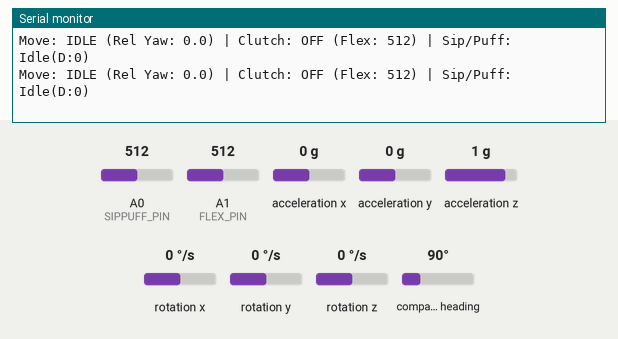
This sketch was run on a simulated Arduino Leonardo, built with avr-gcc and run on an emulated ATmega32U4. Shown: the last lines printed to the serial monitor. The test bench sets the inputs (shaded band); at power-on: A1 (FLEX_PIN) = 512, A0 (SIPPUFF_PIN) = 512, acceleration x 0 g, acceleration y 0 g, acceleration z 1 g, rotation x 0 °/s, rotation y 0 °/s, rotation z 0 °/s, compass heading 90°. USB keyboard and mouse output is not drawn.

Above: at 8.7 s.
8.8 s: A1 (FLEX_PIN) set to 686
At 9.9 s:
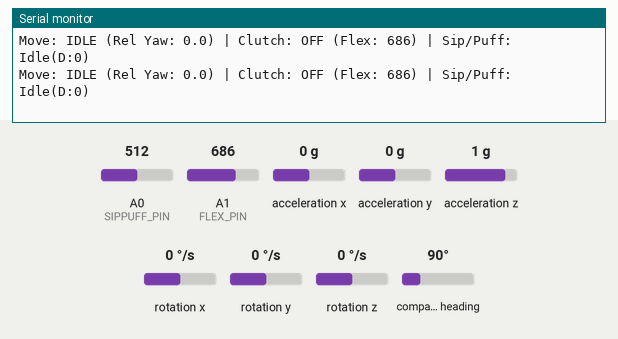
10.3 s: A1 (FLEX_PIN) set to 709
At 10.9 s:
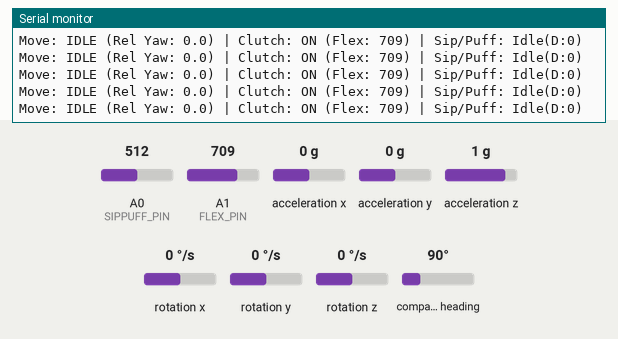
14.1 s: A0 (SIPPUFF_PIN) set to 555
At 14.8 s:
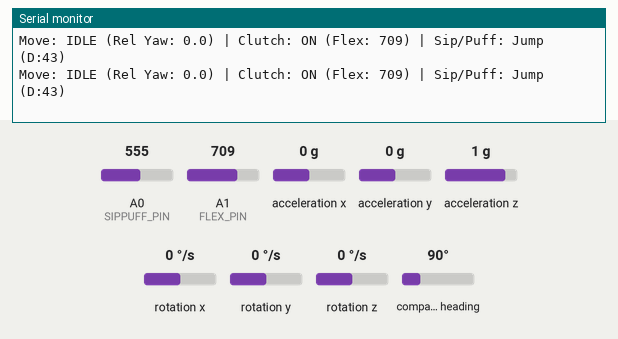
15.6 s: A0 (SIPPUFF_PIN) set to 526
At 16.4 s:
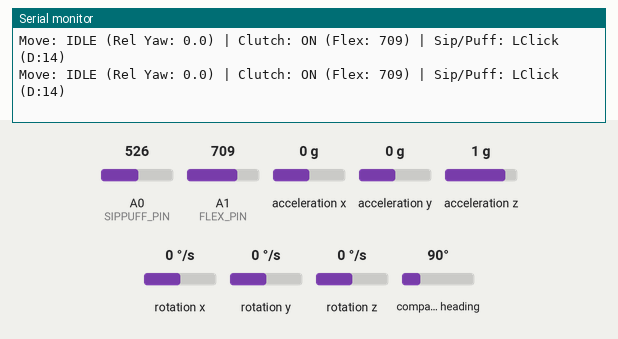

Measured:
- the behaviour switches between 700 and 701 on A1 (FLEX_PIN) (found by bisection; images 1 and 2)
- the behaviour switches between 543 and 542 on A0 (SIPPUFF_PIN) (found by bisection; images 3 and 4)
- after the input at 8.8 s, the serial monitor: prints a new line at once (image 1)
- after the input at 10.3 s, the serial monitor: prints a new line at once (image 2)
- after the input at 14.1 s, the serial monitor: prints a new line at once (image 3)
- after the input at 15.6 s, the serial monitor: prints a new line at once (image 4)

The sketch:

4.BNO_final.ino
```cpp
/*
 * BNO055 + Sip & Puff Complete Controller
 * Version: 10.1 (SipPuff Logic Fix & Debug Output)
 * Description:
 * 1. (FIX) Corrected Soft Puff threshold, eliminating the logical gap (3~7).
 * 2. (FIX) Increased Soft Puff evaluation period (EVALUATION_PERIOD) to 100ms for stability.
 * 3. (NEW) Uncommented all Serial.print lines in the loop() for full debugging.
 *
 * Code Integrated by: Code Companion
 */

#include <Wire.h>
#include <Adafruit_Sensor.h>
#include <Adafruit_BNO055.h>
#include <utility/imumaths.h>
#include <Keyboard.h>
#include <Mouse.h>

// Using I2C address 0x29
Adafruit_BNO055 bno = Adafruit_BNO055(55, 0x29);

// --- Tweakable Parameters ---
// -- BNO055 Movement Control (based on Yaw - Euler X) --
const int YAW_WALK_THRESHOLD = 10;   // Degrees of left turn (Negative Yaw) to start walking
const int YAW_SPRINT_THRESHOLD = 15; // Degrees of left turn (Negative Yaw) to start sprinting
const int YAW_BACKUP_THRESHOLD = 10; // Degrees of right turn (Positive Yaw) to start backing up

// -- BNO055 Mouse Clutch Control (FlexiForce Sensor) --
const int FLEX_PIN = A1; // FlexiForce pin for mouse clutch
int FLEX_CLUTCH_THRESHOLD = 700;
float mouseMultiplierX = 1.2;
float GYRO_DEADZONE = 0.2;
const int MAX_MOUSE_SPEED_PER_FRAME = 25;

// -- (NEW) Sip & Puff Control (MPX5050 Sensor) --
const int SIPPUFF_PIN = A0;             // MPX5050 pressure sensor pin
const int HARD_PUFF_THRESHOLD = 30;   // Threshold for Hard Puff (Space Bar)
const int SOFT_PUFF_THRESHOLD = 5;    // (*** FIX ***) Threshold for Soft Puff (Left Click)
const int SIP_THRESHOLD = -5;         // Threshold for Sip (Right Click)
const int NEUTRAL_DEADZONE = 5;       // (*** FIX ***) Deadzone for Sip/Puff reset
const int EVALUATION_PERIOD = 10;     // (*** ADJUST ***) 10*10ms = 100ms evaluation time

// --- State Tracking ---
// BNO055 States
struct KeyStates {
  bool w = false, s = false, left_ctrl = false;
};
KeyStates keyStates;
float neutralYawOffset = 0.0;

// (NEW) Sip & Puff States
int sipPuffBaseline = 0;
bool sipActionTaken = false; // Only for the discrete Sip action
bool isLeftClickHeld = false;
bool isJumpHeld = false;
bool isEvaluatingPuff = false;
int puffMeasurementCounter = 0;


// --- Helper Functions ---
// (This function is now used for BNO's W, S, Ctrl)
void handleKeyPress(uint8_t key, bool shouldBePressed, bool &isPressed) {
  if (shouldBePressed && !isPressed) {
    Keyboard.press(key); isPressed = true;
  } else if (!shouldBePressed && isPressed) {
    Keyboard.release(key); isPressed = false;
  }
}

void setup() {
  Serial.begin(115200);

  // --- 1. BNO055 Initialization ---
  if (!bno.begin()) {
    Serial.print("Ooops, no BNO055 detected...");
    while (1);
  }
  Serial.println("BNO055 Found!");
  bno.setExtCrystalUse(true);


  // --- 2. BNO055 Full Sensor Calibration ---
  Serial.println("--- Full Sensor Calibration ---");
  Serial.println("Please pick up the sensor and draw figure-8s in the air");
  Serial.println("until all calibration statuses reach 3.");


  uint8_t sys = 0, gyro = 0, accel = 0, mag = 0;
  while (sys != 3) {
    bno.getCalibration(&sys, &gyro, &accel, &mag);

    Serial.print("Calibration Status: ");
    Serial.print("System(SYS):"); Serial.print(sys, DEC);
    Serial.print(" Gyro(G):"); Serial.print(gyro, DEC);
    Serial.print(" Accel(A):"); Serial.print(accel, DEC);
    Serial.print(" Mag(M):"); Serial.println(mag, DEC);
    delay(100);
  }
  Serial.println("\n--- Full Calibration Complete! ---");


  // --- 3. Initialize Keyboard and Mouse ---
  Keyboard.begin();
  Mouse.begin();


  // --- 4. (NEW) Calibrate Sip & Puff Pressure Sensor ---
  Serial.println("Calibrating pressure sensor (Sip/Puff)... Do not sip or puff.");
  long pressureSum = 0;
  for (int i = 0; i < 500; i++) {
    pressureSum += analogRead(SIPPUFF_PIN);
    delay(2);
  }
  sipPuffBaseline = pressureSum / 500;
  Serial.print("Sip/Puff Calibration Complete. Baseline: ");
  Serial.println(sipPuffBaseline);


  // --- 5. Calibrate "Neutral Yaw" ---
  Serial.println("Calibrating 'Neutral Yaw'... Please point the sensor forward.");
  delay(2000);

  sensors_event_t orientationData;
  float yawSum = 0;
  int calibrationSamples = 50;
  for (int i = 0; i < calibrationSamples; i++) {
     bno.getEvent(&orientationData, Adafruit_BNO055::VECTOR_EULER);
     yawSum += orientationData.orientation.x;
     delay(10);
  }
  neutralYawOffset = yawSum / calibrationSamples;
  while (neutralYawOffset >= 360) neutralYawOffset -= 360;
  while (neutralYawOffset < 0) neutralYawOffset += 360;

  Serial.print("Neutral Yaw Offset Calculated: ");
  Serial.println(neutralYawOffset);
  Serial.println("BNO055 + SipPuff Controller Ready.");
}

// BNO055 function to calculate the shortest angle difference
float calculateAngleDifference(float currentAngle, float targetAngle) {
  float diff = currentAngle - targetAngle;
  while (diff <= -180) diff += 360;
  while (diff > 180) diff -= 360;
  return diff;
}

void loop() {
  // Read BNO Calibration Status
  uint8_t sys = 0, gyro = 0, accel = 0, mag = 0;
  bno.getCalibration(&sys, &gyro, &accel, &mag);

  // --- (NEW) Sip & Puff Logic (Always runs at the top of the loop) ---
  int currentSipPuffPressure = analogRead(SIPPUFF_PIN);
  int sipPuffDelta = currentSipPuffPressure - sipPuffBaseline;

  // Define Sip/Puff states (using corrected thresholds)
  bool sipPuff_isNeutral = abs(sipPuffDelta) < NEUTRAL_DEADZONE;
  bool sipPuff_isHardPuff = sipPuffDelta > HARD_PUFF_THRESHOLD;
  bool sipPuff_isSip = sipPuffDelta < SIP_THRESHOLD;
  bool sipPuff_isSoftPuffRange = (sipPuffDelta > SOFT_PUFF_THRESHOLD) && (sipPuffDelta <= HARD_PUFF_THRESHOLD);

  // Sip/Puff Part 1: Handle Neutral State
  if (sipPuff_isNeutral) {
    if (sipActionTaken) { sipActionTaken = false; }
    if (isLeftClickHeld) { Mouse.release(MOUSE_LEFT); isLeftClickHeld = false; }
    if (isJumpHeld) { Keyboard.release(' '); isJumpHeld = false; }
    isEvaluatingPuff = false; puffMeasurementCounter = 0;
  }
  // Sip/Puff Part 2: Handle Sip (Discrete Action)
  else if (sipPuff_isSip && !sipActionTaken) {
    Mouse.click(MOUSE_RIGHT);
    sipActionTaken = true; // Lock until returned to neutral
    isEvaluatingPuff = false; puffMeasurementCounter = 0;
    if (isLeftClickHeld) { Mouse.release(MOUSE_LEFT); isLeftClickHeld = false; }
    if (isJumpHeld) { Keyboard.release(' '); isJumpHeld = false; }
  }
  // Sip/Puff Part 3: Handle Puffing (Continuous Actions) - Only if Sip is not active
  else if (!sipActionTaken) {
    if (sipPuff_isHardPuff) { // Priority 1: Hard Puff
      if (!isJumpHeld) {
        Keyboard.press(' '); isJumpHeld = true;
      }
      isEvaluatingPuff = false; puffMeasurementCounter = 0;
      if (isLeftClickHeld) { Mouse.release(MOUSE_LEFT); isLeftClickHeld = false; }
    }
    else if (sipPuff_isSoftPuffRange) { // Priority 2: Soft Puff
      if (isJumpHeld) { Keyboard.release(' '); isJumpHeld = false; }
      if (isLeftClickHeld) { /* Keep holding */ }
      else if (!isEvaluatingPuff) {
        isEvaluatingPuff = true; puffMeasurementCounter = 0;
      }
      else { // Evaluating
        puffMeasurementCounter++;
        if (puffMeasurementCounter >= EVALUATION_PERIOD) {
          Mouse.press(MOUSE_LEFT); isLeftClickHeld = true;
          isEvaluatingPuff = false;
        }
      }
    }
    else { // Priority 3: Outside action zones (but not neutral or sip)
           // (This block should now be avoided due to corrected thresholds)
      if (isLeftClickHeld) { Mouse.release(MOUSE_LEFT); isLeftClickHeld = false; }
      if (isJumpHeld) { Keyboard.release(' '); isJumpHeld = false; }
      if (isEvaluatingPuff) { isEvaluatingPuff = false; puffMeasurementCounter = 0; }
    }
  }
  // --- Sip & Puff Logic END ---


  // --- BNO055 Logic (Executes based on calibration status) ---
  // --- BNO055 邏輯 (根據校準狀態執行) ---
if (gyro == 3 && accel == 3) {

    // --- BNO055 Core Logic ---
    sensors_event_t orientationData;
    bno.getEvent(&orientationData, Adafruit_BNO055::VECTOR_EULER);

    // --- BNO055 Keyboard Movement Control (Yaw-based) ---
    float rawYaw = orientationData.orientation.x;
    float relativeYaw = calculateAngleDifference(rawYaw, neutralYawOffset);

    bool should_w_be_pressed = false;
    bool should_s_be_pressed = false;
    bool should_ctrl_be_pressed = false;
    String moveState = "IDLE";

    // --- Inverted Yaw Mapping ---
    if (relativeYaw < -YAW_SPRINT_THRESHOLD) {
      moveState = "SPRINTING";
      should_w_be_pressed = true; should_ctrl_be_pressed = true;
    } else if (relativeYaw < -YAW_WALK_THRESHOLD) {
      moveState = "WALKING";
      should_w_be_pressed = true;
    }
    else if (relativeYaw > YAW_BACKUP_THRESHOLD) {
      moveState = "BACKING UP";
      should_s_be_pressed = true;
    }

    handleKeyPress('w', should_w_be_pressed, keyStates.w);
    handleKeyPress('s', should_s_be_pressed, keyStates.s);
    handleKeyPress(KEY_LEFT_CTRL, should_ctrl_be_pressed, keyStates.left_ctrl);

    // --- Read FlexiForce Sensor (Clutch Only) ---
    int flexValue = analogRead(FLEX_PIN);
    bool clutchIsEngaged = (flexValue > FLEX_CLUTCH_THRESHOLD);

    // --- Clutch-activated Mouse Camera Control (using BNO055 Gyro X) ---
    if (clutchIsEngaged) {
      imu::Vector<3> gyro = bno.getVector(Adafruit_BNO055::VECTOR_GYROSCOPE);
      float gyro_x_rad_s = gyro.x();
      int mouse_vx = 0;
      if (abs(gyro_x_rad_s) > GYRO_DEADZONE) {
        mouse_vx = (int)(gyro_x_rad_s * mouseMultiplierX);
        mouse_vx = constrain(mouse_vx, -MAX_MOUSE_SPEED_PER_FRAME, MAX_MOUSE_SPEED_PER_FRAME);
      }
      if (mouse_vx != 0) {
        Mouse.move(mouse_vx, 0);
      }
    }

    // --- (NEW) Unified Serial Monitor (Uncommented) ---

    Serial.print("Move: " + moveState + " (Rel Yaw: " + String(relativeYaw, 1) + ")");
    Serial.print(" | Clutch: ");
    if (clutchIsEngaged) { Serial.print("ON"); } else { Serial.print("OFF"); }
    Serial.print(" (Flex: " + String(flexValue) + ")");

    // (NEW) Sip/Puff Debug Messages
    String sipPuffKeysStr = "";
    if (isLeftClickHeld) sipPuffKeysStr += "LClick "; if (isJumpHeld) sipPuffKeysStr += "Jump "; if (sipActionTaken) sipPuffKeysStr += "RClick(Lock) ";
    if (isEvaluatingPuff) sipPuffKeysStr += "Eval ";
    if (sipPuffKeysStr.length() == 0 && !sipPuff_isNeutral) sipPuffKeysStr = "Wait"; else if (sipPuffKeysStr.length() == 0) sipPuffKeysStr = "Idle";
    Serial.print(" | Sip/Puff: " + sipPuffKeysStr + "(D:" + String(sipPuffDelta) + ")");

    Serial.println();


  }
  else {
    // --- (Safety Stop) BNO055 Calibration Lost ---
    Serial.println("!!! BNO Calibration Lost !!! Stopping all BNO actions...");

    // 1. Immediately release all BNO-controlled keys
    handleKeyPress('w', false, keyStates.w);
    handleKeyPress('s', false, keyStates.s);
    handleKeyPress(KEY_LEFT_CTRL, false, keyStates.left_ctrl);

    // 2. In-game feedback: "Stutter" the character
    Keyboard.press('w');
    delay(50); // Press for 50ms
    Keyboard.release('w');
  }


  // --- Unified Delay (based on BNO status) ---
  if (sys == 3) {
    delay(10); // Normal operation delay
  } else {
    delay(100); // Delay during re-calibration (allows "w" stutter feedback to execute)
  }
}
```
